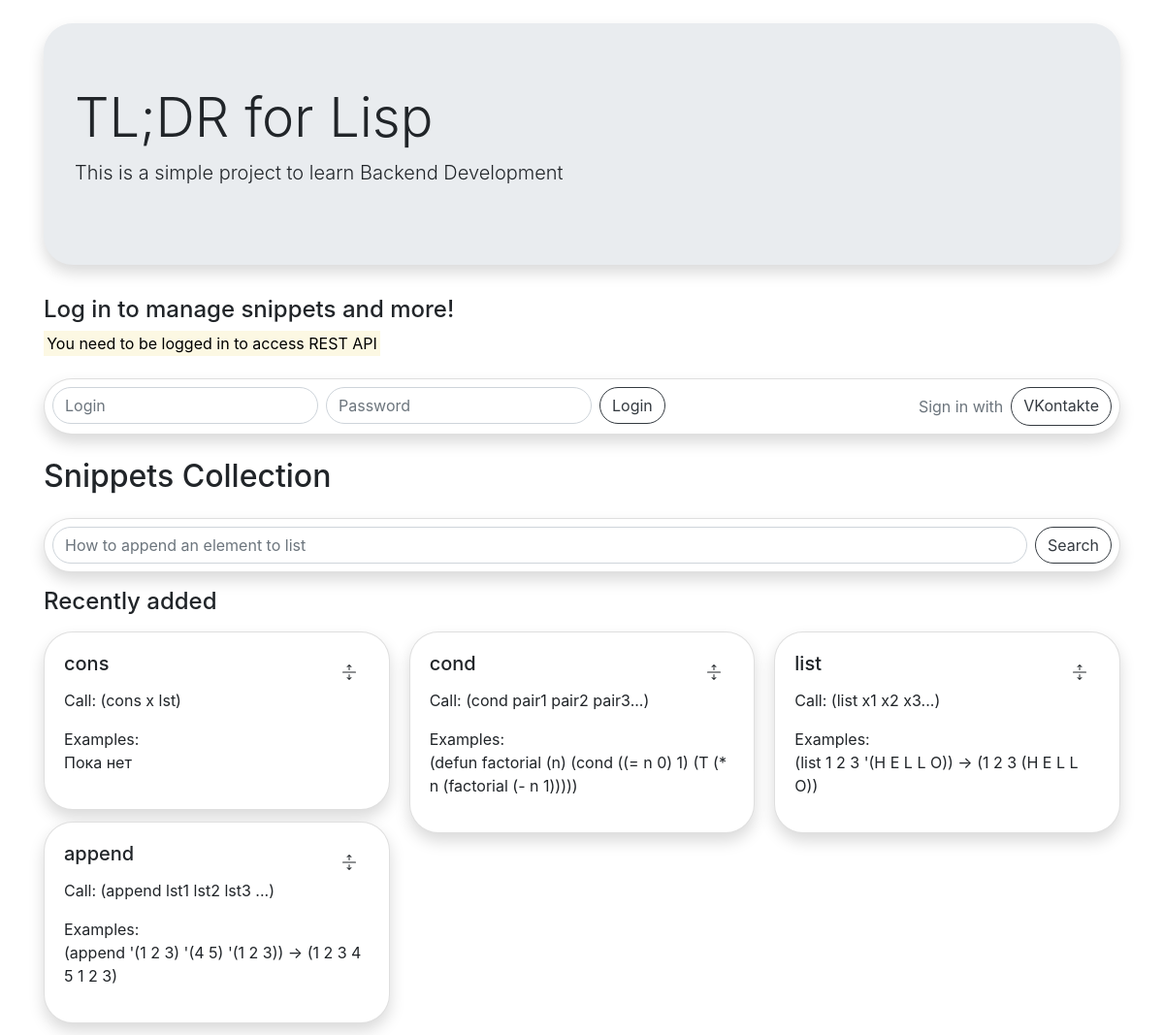
Page /api/ on the committed database.
### tldr/models.py (models this page shows)
class Function(models.Model):
    name = models.CharField('Имя функции', max_length=128)
    call_spec = models.CharField('Вызов с именами аругментов', max_length=512)
    args = models.TextField('Описание агрументов', null=True)
    description = models.TextField('Описание функции', null=True)
    examples = models.TextField('Примеры вызовов', null=True)

### tldr/views.py (the view, shortened to what this page needs)
# urls.py: path('api/', FunctionList.as_view()),
class FunctionList(APIView):
    @login_required
    def get(self, request):
        serializer = FunctionSerializer(Function.objects.all(), many=True)
        return Response({'functions': serializer.data})

### tldr/views.py (called while the page is built)
def login_required(fun):
    def wrapper(obj, request, *args, **kwargs):
        return fun(obj, request, *args, **kwargs) if request.user.is_authenticated \
            else render(request, 'main.html',
                        {'snippets': Function.objects.all(), 'user': request.user, 'from_api': True})
    return wrapper

### tldr/templates/main.html (shortened to what this page needs)
<!DOCTYPE html>
<html lang="en">
<head>
    <link rel="stylesheet" href="https://cdn.jsdelivr.net/npm/bootstrap@4.5.3/dist/css/bootstrap.min.css"
>
</head>
<body>
<div class="container">
    <div class="jumbotron mt-4 shadow" style="border-radius: 30px;">
        <h1 class="display-4">TL;DR for Lisp</h1>
        <p class="lead">This is a simple project to learn Backend Development</p>
    </div>
    {% if user.is_authenticated %}
    {% else %}
        <h4>Log in to manage snippets and more!</h4>
        {% if from_api %}
            <p>
                <mark>You need to be logged in to access REST API</mark>
            </p>
        {% endif %}
        <div class="card shadow mt-4" style="border-radius: 30px">
            <div class="d-flex flex-row justify-content-between">
                <form method="post" action="/">
                    <div class="d-flex flex-row">
                        <input id="username" name="username" style="border-radius: 30px" type="text"
                               class="form-control m-2{% if credentials == False %} is-invalid{% endif %}"
                               placeholder="Login">
                        <input id="password" name="password" style="border-radius: 30px" type="password"
                               class="form-control my-2{% if credentials == False %} is-invalid{% endif %}"
                               placeholder="Password">
                        <button style="border-radius: 30px" class="btn btn-outline-dark m-2">Login</button>
                    </div>
                </form>
                <div class="d-flex flex-row">
                    <p class="text-muted my-3 mr-2">Sign in with</p>
                    <a class="btn btn-outline-dark hvr-grow mr-2 my-2" href="/login/vk-oauth2"
                       style="border-radius: 30px">VKontakte</a>
                </div>
            </div>
        </div>
    {% endif %}
    <h2 class="mt-4">Snippets Collection</h2>
    <div class="card shadow mt-4" style="border-radius: 30px">
        <div class="d-flex flex-row">
            <input style="border-radius: 30px" id="search" type="text" class="my-2 mx-2 form-control"
                   placeholder="How to append an element to list">
            <button class="btn btn-outline-dark mr-2 my-2" style="border-radius: 30px" onclick="
                text = $('#search').val()
                $.ajax({url: '/api/search', data:{
                            query: text,
                        },
                success: function(data) {
                    document.getElementById('close_btn').hidden = false
                    document.getElementById('searchcard').hidden=false
                    document.getElementById('searchcard').innerHTML = document.getElementById('searchcard').innerHTML + JSON.stringify(data)
                }})
            ">Search</button>
        </div>
    </div>
    <h4 class="pt-3">Recently added</h4>
    <div class="card-columns pt-2">
        {% for snippet in snippets %}
            <div class="card shadow hvr-grow" style="border-radius: 30px">
                <div class="card-body">
                    <div class="d-flex flex-row justify-content-between">
                        <h5 class="card-title">{{ snippet.name }}</h5>
                        <button class="btn" id="btn_{{ snippet.name }}_unfold"
                                style="border-radius: 50px" onclick="
                                document.getElementById('args_{{ snippet.name }}').hidden = false;
                                document.getElementById('descr_{{ snippet.name }}').hidden = false;
                                document.getElementById('btn_{{ snippet.name }}_unfold').hidden = true;
                                document.getElementById('btn_{{ snippet.name }}_fold').hidden = false;
                                ">
                        </button>
                    </div>
                    <p class="card-text">Call: {{ snippet.call_spec }}</p>
                    <p class="card-text">Examples:<br>{{ snippet.examples }}</p>
                </div>
            </div>
        {% endfor %}
    </div>
</div>
</body>
</html>

### tldr/templates/main.html (style rules this page uses)
.hvr-grow { display: inline-block; vertical-align: middle; transform: translateZ(0); box-shadow: 0 0 1px rgba(0, 0, 0, 0); backface-visibility: hidden; -moz-osx-font-smoothing: grayscale; transition-duration: 0.3s; transition-property: transform; }

### rows in the picture
Function: name "cons", call_spec "(cons x lst)", examples "Пока нет"
Function: name "append", call_spec "(append lst1 lst2 lst3 ...)", examples "(append '(1 2 3) '(4 5) '(1 2 3)) -> (1 2 3 4 5 1 2 3)"
Function: name "cond", call_spec "(cond pair1 pair2 pair3...)", examples "(defun factorial (n) (cond ((= n 0) 1) (T (* n (factorial (- n 1)))))"
Function: name "list", call_spec "(list x1 x2 x3...)", examples "(list 1 2 3 '(H E L L O)) -> (1 2 3 (H E L L O))"
